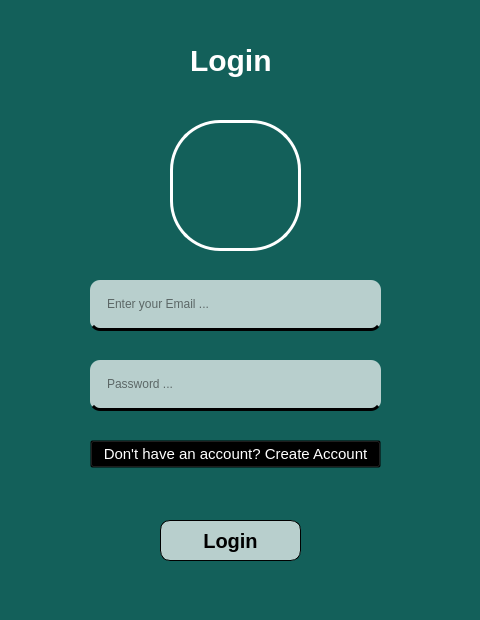
<?xml version="1.0" encoding="UTF-8"?>
<ui version="4.0">
 <class>Dialog</class>
 <widget class="QDialog" name="Dialog">
  <property name="geometry">
   <rect>
    <x>0</x>
    <y>0</y>
    <width>480</width>
    <height>620</height>
   </rect>
  </property>
  <property name="windowTitle">
   <string>Dialog</string>
  </property>
  <property name="styleSheet">
   <string notr="true">background-color: #13605a;</string>
  </property>
  <widget class="QLabel" name="label">
   <property name="geometry">
    <rect>
     <x>190</x>
     <y>30</y>
     <width>141</width>
     <height>61</height>
    </rect>
   </property>
   <property name="styleSheet">
    <string notr="true">QLabel {
text-align: center;
font-size:30px;
font-weight: 800;
color:#ffffff;
}</string>
   </property>
   <property name="text">
    <string>Login</string>
   </property>
  </widget>
  <widget class="QLineEdit" name="email">
   <property name="geometry">
    <rect>
     <x>90</x>
     <y>280</y>
     <width>291</width>
     <height>51</height>
    </rect>
   </property>
   <property name="styleSheet">
    <string notr="true">QLineEdit{
border-radius: 10px; background-color: rgba(255, 255, 255, 0.7);      border-bottom: 3px solid #000;
color:#000;
    padding: 15px;

}
QLineEdit:focus{
background-color: rgba(255, 255, 255); 
}
</string>
   </property>
   <property name="text">
    <string/>
   </property>
   <property name="placeholderText">
    <string>Enter your Email ... </string>
   </property>
  </widget>
  <widget class="QLineEdit" name="password">
   <property name="geometry">
    <rect>
     <x>90</x>
     <y>360</y>
     <width>291</width>
     <height>51</height>
    </rect>
   </property>
   <property name="whatsThis">
    <string>&lt;html&gt;&lt;head/&gt;&lt;body&gt;&lt;p&gt;&lt;br/&gt;&lt;/p&gt;&lt;/body&gt;&lt;/html&gt;</string>
   </property>
   <property name="styleSheet">
    <string notr="true">QLineEdit{
border-radius: 10px; background-color: rgba(255, 255, 255, 0.7);      border-bottom: 3px solid #000;
color:#000;
    padding: 15px;

}
QLineEdit:focus{
background-color: rgba(255, 255, 255); 
}
</string>
   </property>
   <property name="text">
    <string/>
   </property>
   <property name="placeholderText">
    <string>Password ...</string>
   </property>
  </widget>
  <widget class="QPushButton" name="loginbutton">
   <property name="geometry">
    <rect>
     <x>160</x>
     <y>520</y>
     <width>141</width>
     <height>41</height>
    </rect>
   </property>
   <property name="styleSheet">
    <string notr="true">QPushButton{ 
border: 1px solid #000;
 background-color: rgba(255, 255, 255, 0.7); 
color:#000;
font-size:20px;
font-weight: 800;
border-radius:10px;
}

QPushButton:hover{
 background-color: #13605a; 
color:#fff;
}</string>
   </property>
   <property name="text">
    <string>Login</string>
   </property>
  </widget>
  <widget class="QPushButton" name="createaccbutton">
   <property name="geometry">
    <rect>
     <x>90</x>
     <y>440</y>
     <width>291</width>
     <height>28</height>
    </rect>
   </property>
   <property name="styleSheet">
    <string notr="true">QPushButton{
color:rgb(255, 255, 255);
background-color: transparent;
font-size : 15px
}
QPushButton:hover{
color : blue;
}</string>
   </property>
   <property name="text">
    <string>Don't have an account? Create Account</string>
   </property>
   <property name="autoDefault">
    <bool>true</bool>
   </property>
  </widget>
  <widget class="QLabel" name="label_2">
   <property name="geometry">
    <rect>
     <x>170</x>
     <y>120</y>
     <width>131</width>
     <height>131</height>
    </rect>
   </property>
   <property name="styleSheet">
    <string notr="true">border-radius: 50%;
background-image: url('./Screenshot 2023-11-27 231157.png');   
background-size: 10px;
border:3px solid #ffffff;</string>
   </property>
   <property name="text">
    <string/>
   </property>
  </widget>
 </widget>
 <resources/>
 <connections/>
</ui>
